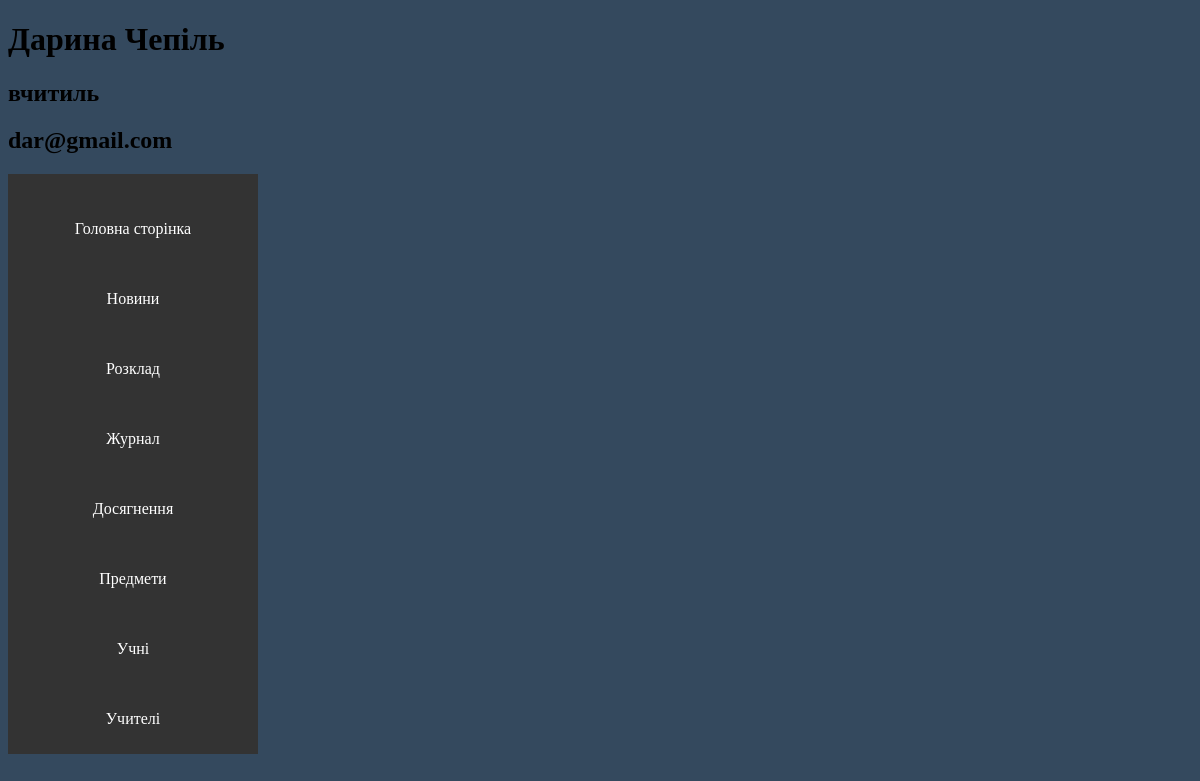
Page /account/3 on the earlier database version.
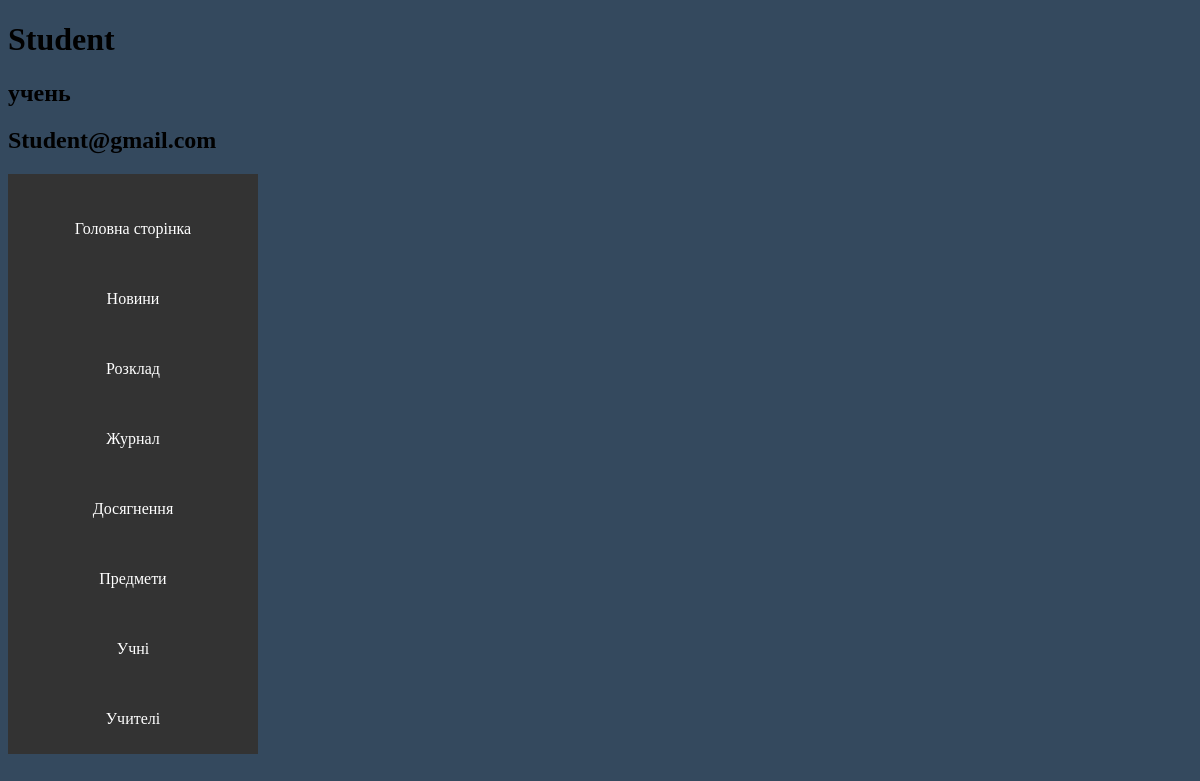
Same page on the later database version.
### app.py (models this page shows, shortened)
class Account(db.Model):
    id = db.Column(db.Integer, primary_key=True)
    full_name = db.Column(db.String(100), nullable=False)
    email = db.Column(db.String(30), nullable=False, unique=True)
    role = db.Column(db.String(30), nullable=False)
    password = db.Column(db.String(100), nullable=False)

### app.py (the view)
@app.route("/account/<int:id>")
def your_account(id):
    account = Account.query.get(id)
    return render_template("your_account.html", account=account)

### templates/your_account.html (shortened to what this page needs)
{% extends 'base.html' %}
{% block body %}
    <h1>{{ account.full_name }}</h1>
    <h2>{{account.role}}</h2>
    <h2>{{account.email}}</h2>
<div class="sidebar">
    <ul style="list-style-type: none;">
        <li><a href="/"> Головна сторінка</a></li>
        <li><a href="/"> Новини</a></li>
        <li><a href="/"> Розклад</a></li>
        <li><a href="/"> Журнал</a></li>
        <li><a href="/"> Досягнення </a></li>
        <li><a href="/greate_subgect/{{account.id}}"> Предмети</a></li>
        <li><a href="/"> Учні</a></li>
        <li><a href="/"> Учителі</a></li>
    </ul>
</div>
{% endblock %}

Differences in the rows shown:
changed Account: full_name "Дарина Чепіль" → "Student"; role "вчитиль" → "учень"; email "dar@gmail.com" → "Student@gmail.com"
